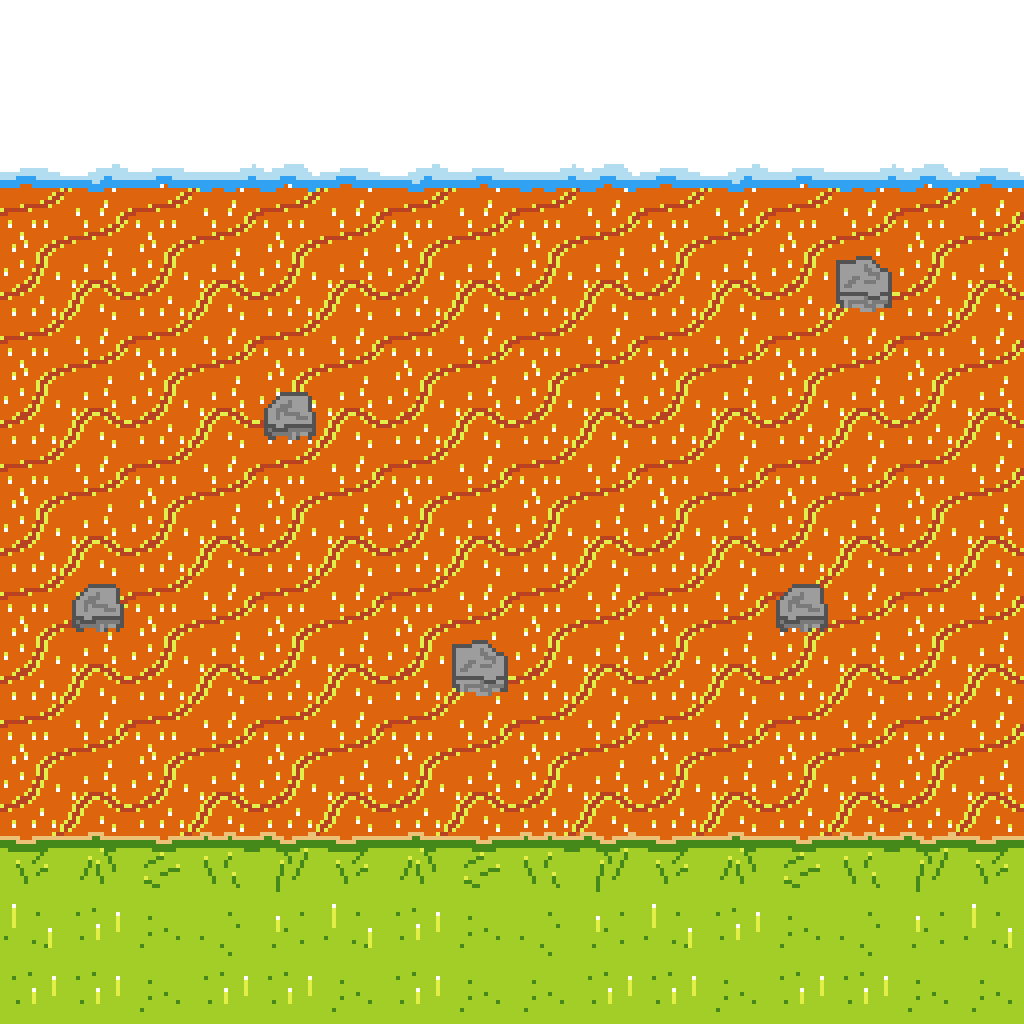

The image is a tile-based game level rendered from a .tmx file. Its description and complete source (layers, tilesets, objects, tile grids) follow:
An orthogonal 16x16 tile map with 64x64 px tiles, 2 tile layers (Tile Layer 1, Tile Layer 2) and 9 objects.

<map version="1.10" tiledversion="1.10.1" orientation="orthogonal" renderorder="right-down" width="16" height="16" tilewidth="64" tileheight="64" infinite="0" nextlayerid="8" nextobjectid="21">
 <tileset firstgid="1" source="tiles.tsx" />
 <layer id="1" name="Tile Layer 1" width="16" height="16">
  <data encoding="csv">
21,26,21,26,21,26,21,26,21,26,21,26,21,26,21,26,
31,36,31,36,31,36,31,36,31,36,31,36,31,36,31,36,
21,26,21,26,21,26,21,26,21,26,21,26,21,26,21,26,
31,36,31,36,31,36,31,36,31,36,31,36,31,36,31,36,
21,26,21,26,21,26,21,26,21,26,21,26,21,26,21,26,
31,36,31,36,31,36,31,36,31,36,31,36,31,36,31,36,
21,26,21,26,21,26,21,26,21,26,21,26,21,26,21,26,
31,36,31,36,31,36,31,36,31,36,31,36,31,36,31,36,
21,26,21,26,21,26,21,26,21,26,21,26,21,26,21,26,
31,36,31,36,31,36,31,36,31,36,31,36,31,36,31,36,
21,26,21,26,21,26,21,26,21,26,21,26,21,26,21,26,
31,36,31,36,31,36,31,36,31,36,31,36,31,36,31,36,
21,26,21,26,21,26,21,26,21,26,21,26,21,26,21,26,
31,36,31,36,31,36,31,36,31,36,31,36,31,36,31,36,
21,26,21,26,21,26,21,26,21,26,21,26,21,26,21,26,
31,36,31,36,31,36,31,36,31,36,31,36,31,36,31,36
</data>
 </layer>
 <layer id="2" name="Tile Layer 2" width="16" height="16">
  <data encoding="csv">
1073741885,1073741885,1073741885,1073741885,1073741885,1073741885,1073741885,1073741885,1073741885,1073741885,1073741885,1073741885,1073741885,1073741885,1073741889,1073741885,
1073741885,1073741885,1073741885,1073741885,1073741885,1073741885,1073741885,1073741885,1073741885,1073741885,1073741885,1073741885,1073741885,1073741885,1073741889,1073741885,
1073741880,1073741881,1073741882,1073741883,1073741884,1073741880,1073741881,1073741882,1073741883,1073741884,1073741880,1073741881,1073741882,1073741883,1073741884,1073741880,
0,0,0,0,0,0,0,0,0,0,0,0,0,0,0,0,
0,0,0,0,0,0,0,0,0,0,0,0,0,41,0,0,
0,0,0,0,0,0,0,0,0,0,0,0,0,0,0,0,
0,0,0,0,46,0,0,0,0,0,0,0,0,0,0,0,
0,0,0,0,0,0,0,0,0,0,0,0,0,0,0,0,
0,0,0,0,0,0,0,0,0,0,0,0,0,0,0,0,
0,46,0,0,0,0,0,0,0,0,0,0,46,0,0,0,
0,0,0,0,0,0,0,41,0,0,0,0,0,0,0,0,
0,0,0,0,0,0,0,0,0,0,0,0,0,0,0,0,
0,0,0,0,0,0,0,0,0,0,0,0,0,0,0,0,
66,67,68,69,70,66,67,68,69,70,66,67,68,69,70,66,
71,72,73,74,75,71,72,73,74,75,71,72,73,74,75,71,
72,72,73,72,72,73,72,73,73,72,72,73,72,72,73,73
</data>
 </layer>
 <objectgroup color="#ff0000" id="3" name="spawn">
  <object id="1" x="512" y="896" width="64" height="64" />
 </objectgroup>
 <objectgroup color="#ffffff" id="4" name="land">
  <object id="10" x="0" y="832" width="1024" height="192" />
 </objectgroup>
 <objectgroup color="#ff5500" id="6" name="lava" visible="0">
  <object id="13" x="0" y="192" width="1024" height="640" />
 </objectgroup>
 <objectgroup id="7" name="rock">
  <object id="15" x="256" y="384" width="64" height="64" />
  <object id="17" x="832" y="256" width="64" height="64" />
  <object id="18" x="448" y="640" width="64" height="64" />
  <object id="19" x="64" y="576" width="64" height="64" />
  <object id="20" x="768" y="576" width="64" height="64" />
 </objectgroup>
 <objectgroup color="#55ff00" id="5" name="goal">
  <object id="8" x="0" y="0" width="1024" height="192" />
 </objectgroup>
</map>